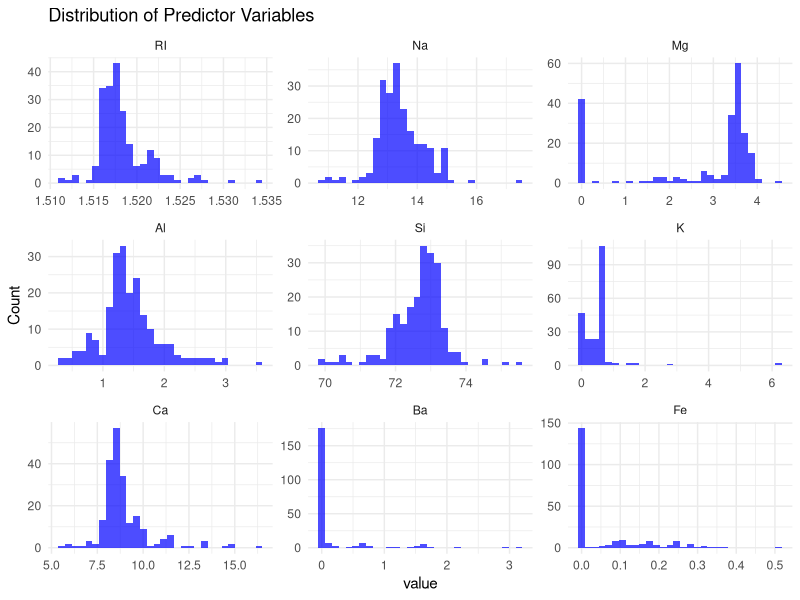
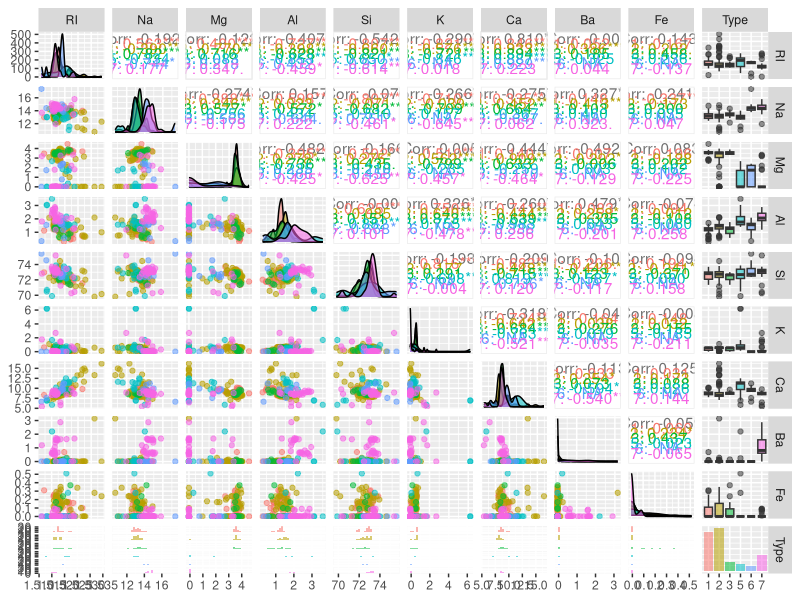
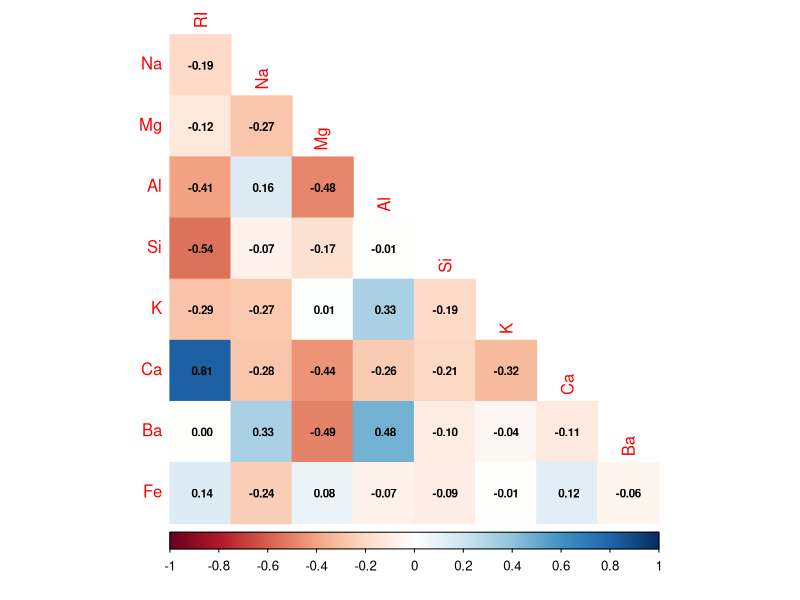
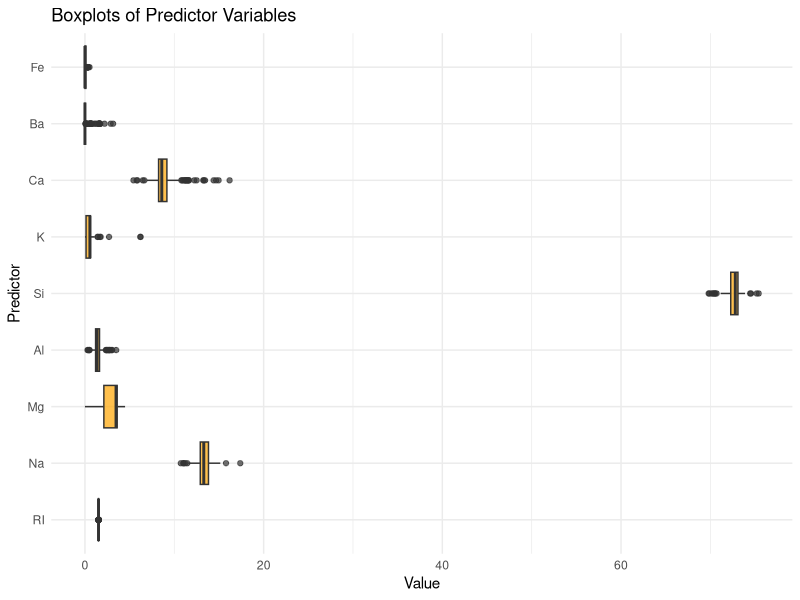
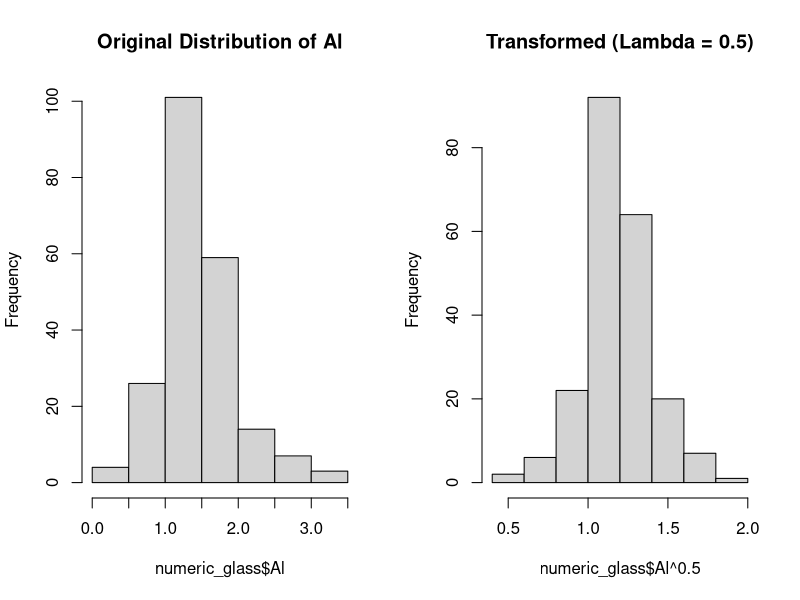
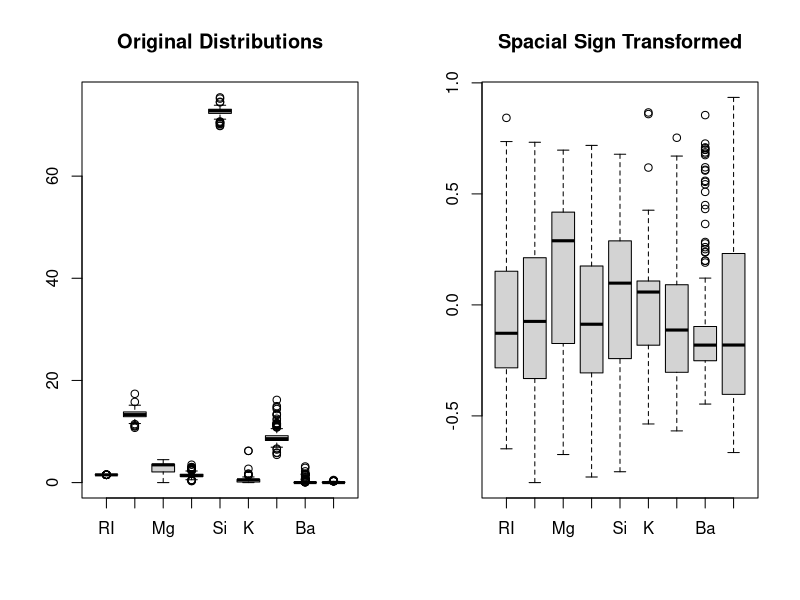
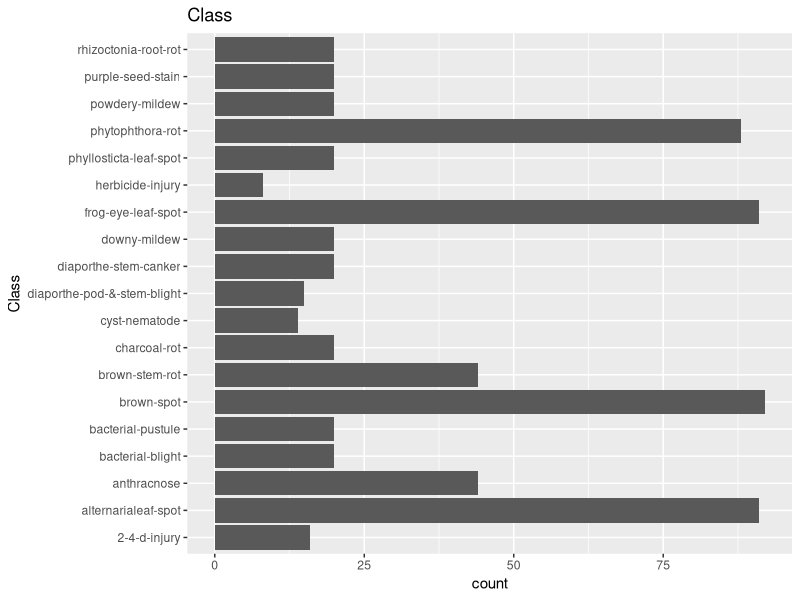
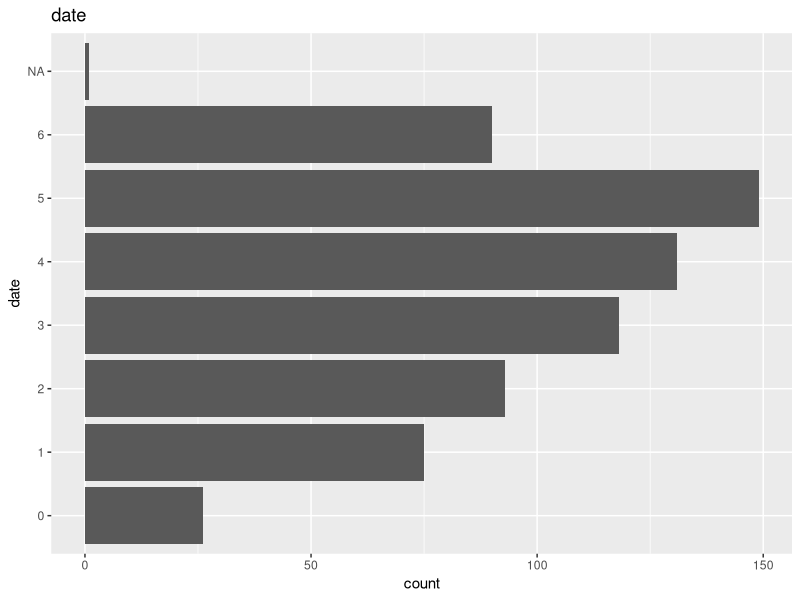

These figures' R source, in order:
## ---- chunk 1
knitr::opts_chunk$set(echo = TRUE)
## ---- chunk 2
library(mlbench)
data("Glass")
str(Glass)
library(corrplot)
library(reshape2)
library(GGally)
library(caret)
# use only numerical values 
# Convert data to long format, ensuring all numeric values
glass_long <- melt(Glass, id.vars = "Type")  


# histogram 
ggplot(glass_long, aes(x= value)) +
  geom_histogram(bins=30, fill = 'blue', alpha=0.7) +
  facet_wrap(~ variable, scales = 'free') +
  theme_minimal() +
  labs(title = 'Distribution of Predictor Variables', x = "value", y = "Count" )


# view Scatter plot of for relationship 
ggpairs(Glass, aes(color=Type, alpha=0.5))

# use corrplot library
library(dplyr)
Glass %>% select( -Type) %>% cor() %>% corrplot(, 
                                           method="color",
                                           diag=FALSE,
                                           type="lower",
                                           addCoef.col = "black",
                                           number.cex=0.70)
## ---- chunk 3
# Boxplots for each predictor
ggplot(glass_long, aes(x = variable, y = value)) +
  geom_boxplot(fill = "orange", alpha = 0.7) +
  theme_minimal() +
  coord_flip() +
  labs(title = "Boxplots of Predictor Variables", x = "Predictor", y = "Value")


# Load library for skewness
library(e1071)

# Calculate skewness for each numeric variable
skewness_values <- sapply(Glass[, -10], skewness)

# Display skewness values
print(skewness_values)

## ---- chunk 4

numeric_glass <- Glass %>% select( -Type)
par(mfrow=c(1,2))
BoxCoxTrans(numeric_glass$Al) 

hist(numeric_glass$Al, main='Original Distribution of Al')
hist(numeric_glass$Al**.5, main='Transformed (Lambda = 0.5)')

# Spacial sign transformation of predictors
boxplot(numeric_glass, main='Original Distributions')
boxplot(caret::spatialSign(scale(numeric_glass)), main='Spacial Sign Transformed')


## ---- chunk 5
# Load necessary library
library(mlbench)

# Load the Soybean dataset
data(Soybean)

# Calculate missing percentage for each column
missing_percent <- colSums(is.na(Soybean)) / nrow(Soybean) * 100

# Convert to a data frame for better visualization
missing_df <- data.frame(Variable = names(missing_percent), Missing_Percentage = missing_percent)

# Print missing percentages sorted in descending order
missing_df <- missing_df[order(-missing_df$Missing_Percentage), ]
print(missing_df)
head(Soybean)



library(dplyr)
library(tidyr)


columns <- colnames(Soybean)

lapply(columns,
       function(col) {
         ggplot(Soybean, 
                aes_string(col)) + geom_bar() + coord_flip() + ggtitle(col)})



# Plot missing data percentages
ggplot(missing_df, aes(x = reorder(Variable, -Missing_Percentage), y = Missing_Percentage, fill = Missing_Percentage)) +
  geom_bar(stat = "identity", alpha = 0.8) +
  theme_minimal() +
  labs(title = "Percentage of Missing Data per Predictor",
       x = "Predictor", 
       y = "Missing Percentage (%)") +
  theme(axis.text.x = element_text(angle = 90, hjust = 1)) +
  scale_fill_gradient(low = "blue", high = "red") 




